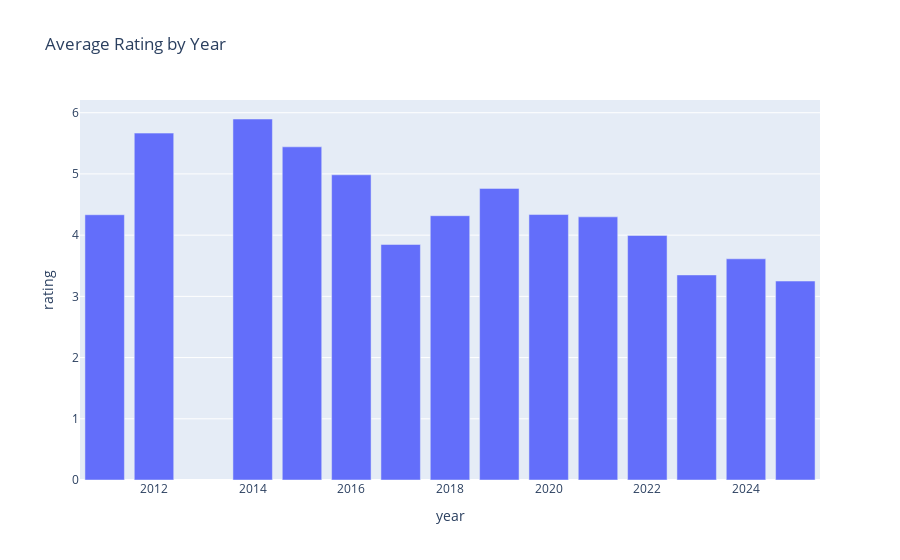

Notebook source saved alongside this figure:
### Markdown cell above
There are no reviews during 2013. I double checked the website and this is true on the website as well.

### Code cell
# get the yearly averages
yearly = yearly_avg(reviews_df)
# plot using plotly bar plot
fig = px.bar(
            yearly,
            x='year',
            y='rating', 
            title='Average Rating by Year'
)
fig.show()

### Figure 1 — Plotly figure (JSON) as saved in the notebook; plotly's stock layout.template omitted (floating-point values rounded to 4 significant figures)
{"data": [{"alignmentgroup": "True", "hovertemplate": "year=%{x}<br>rating=%{y}<extra></extra>", "legendgroup": "", "marker": {"color": "#636efa", "pattern": {"shape": ""}}, "name": "", "offsetgroup": "", "orientation": "v", "showlegend": false, "textposition": "auto", "type": "bar", "x": [2011, 2012, 2014, 2015, 2016, 2017, 2018, 2019, 2020, 2021, 2022, 2023, 2024, 2025], "xaxis": "x", "y": [4.333, 5.667, 5.897, 5.443, 4.986, 3.848, 4.318, 4.764, 4.337, 4.299, 3.995, 3.35, 3.614, 3.25], "yaxis": "y"}], "layout": {"barmode": "relative", "legend": {"tracegroupgap": 0}, "title": {"text": "Average Rating by Year"}, "xaxis": {"anchor": "y", "domain": [0, 1], "title": {"text": "year"}}, "yaxis": {"anchor": "x", "domain": [0, 1], "title": {"text": "rating"}}}}
